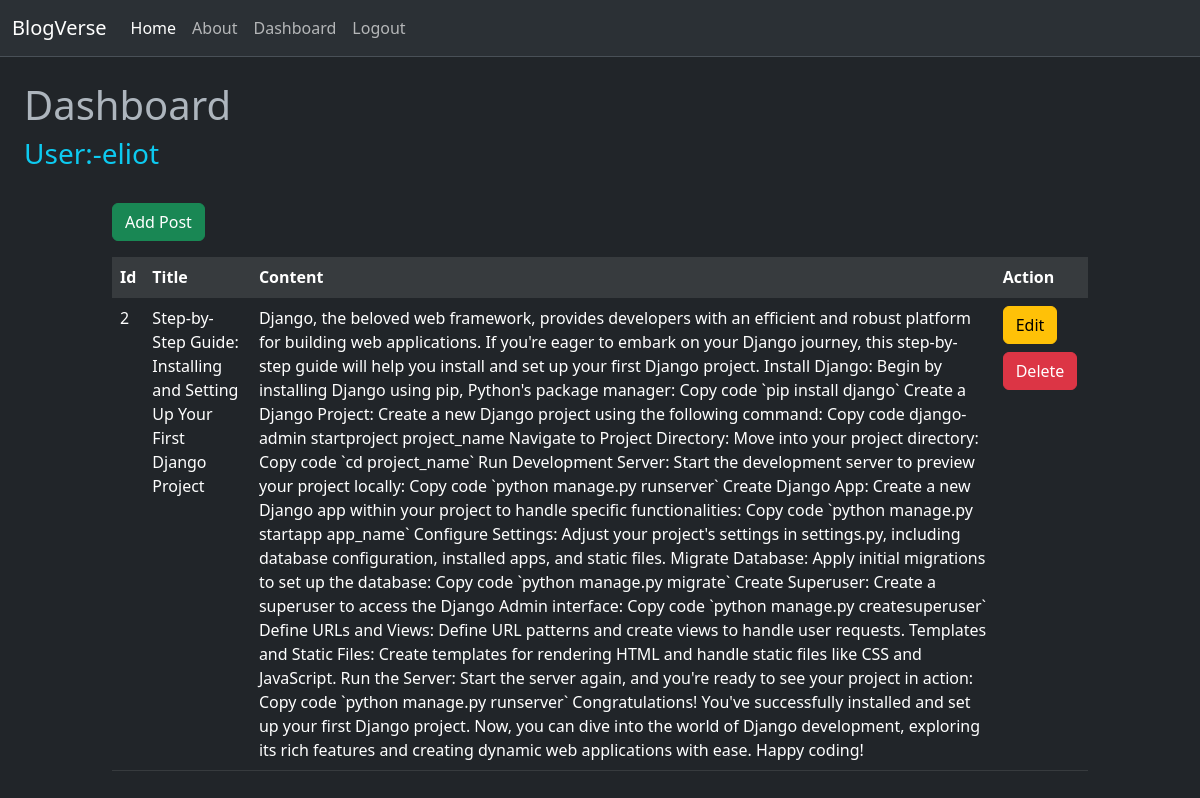
The app's page /dashboard/ (signed in) with its own data.
### app/models.py (models this page shows, shortened)
class BlogPost(models.Model):
    title = models.CharField(max_length=200)
    content = models.TextField()
    published_at = models.DateTimeField(auto_now_add=True)
    author = models.ForeignKey(User, on_delete=models.CASCADE)

### app/views.py (the view)
# urls.py: path('dashboard/',dashboard,name='dashboard'),
def dashboard(request):
    if request.user.is_authenticated:
        posts = BlogPost.objects.filter(author = request.user)
        return render(request,'dashboard.html',{'posts':posts})
    else:
        redirect('login')

### app/templates/dashboard.html (shortened to what this page needs)
{% extends 'base.html' %} {% block content%}
<div class="row d-flex justify-content-center p-4">
    <h1>Dashboard</h1>
    <h3 class="text-info bg-dark">User:-{{request.user}}</h3>
</div>
<div class="col-10 mx-auto">
    <a href="{% url 'add-post'%}"><button type="button" class="btn btn-success mb-3">Add Post</button></a>
    <table class="table table-dark">
        <tbody>
          <tr>
            <th colspan="2" scope="row" class="table-active">Id</th>
            <th colspan="2" scope="row" class="table-active">Title</th>
            <th colspan="2" scope="row" class="table-active">Content</th>
            <th colspan="2" scope="row" class="table-active">Action</th>
          </tr>
          {% for post in posts %}
          <tr>
            <td colspan="2" scope="row">{{post.id}}</td>
            <td colspan="2" scope="row">{{post.title}}</td>
            <td colspan="2" scope="row">{{post.content}}</td>
            <td colspan="2" scope="row">
                <a href="{% url 'update-post' post.id %}"><button type="button" class="btn btn-warning mb-2">Edit</button></a>
                <a href="{% url 'delete-post' post.id %}"><button type="button" class="btn btn-danger">Delete</button></a>
            </td>
          </tr>
          {% endfor %}
        </tbody>
      </table>
</div>
{% endblock content%}

### records on screen
BlogPost: id "2", title "Step-by-Step Guide: Installing and Setting Up Your First Django Project", content "Django, the beloved web framework, provides developers with an efficient and robust platform for building web applications. If you're eager to embark on your Django journey, this step-by-step guide will help you install and set up your first Django project. Install Django: Begin by installing Django using pip, Python's package manager: Copy code `pip install django` Create a Django Project: Create a new Django project using the following command: Copy code django-admin startproject project_name Navigate to Project Directory: Move into your project directory: Copy code `cd project_name` Run Development Server: Start the development server to preview your project locally: Copy code `python…"

### other values on screen
{{ request.user }} "eliot"
